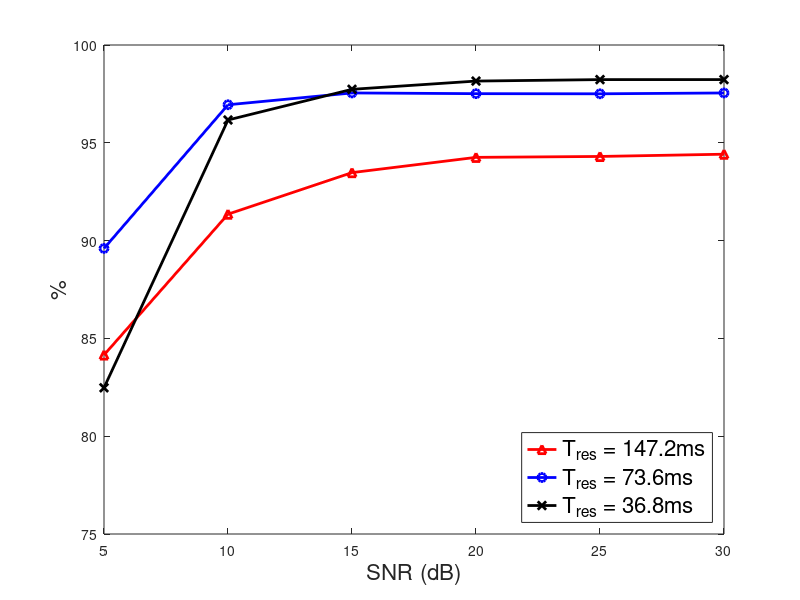
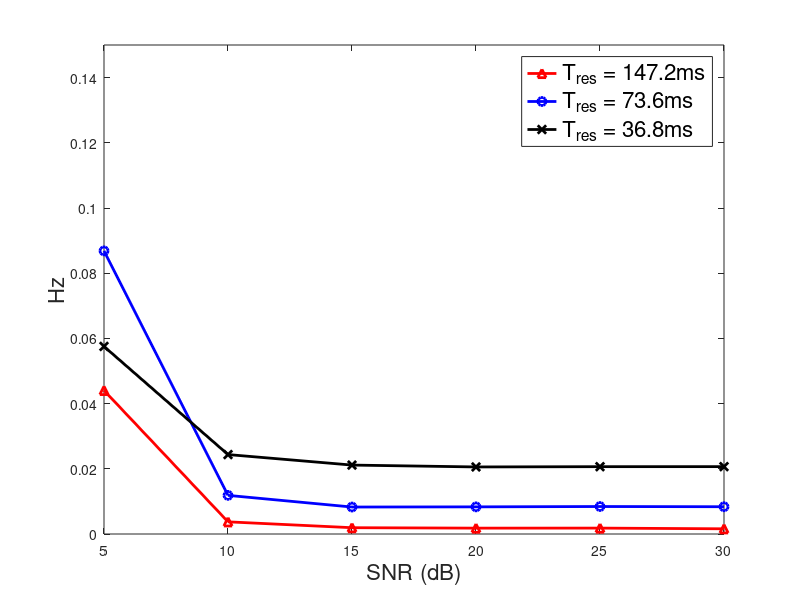
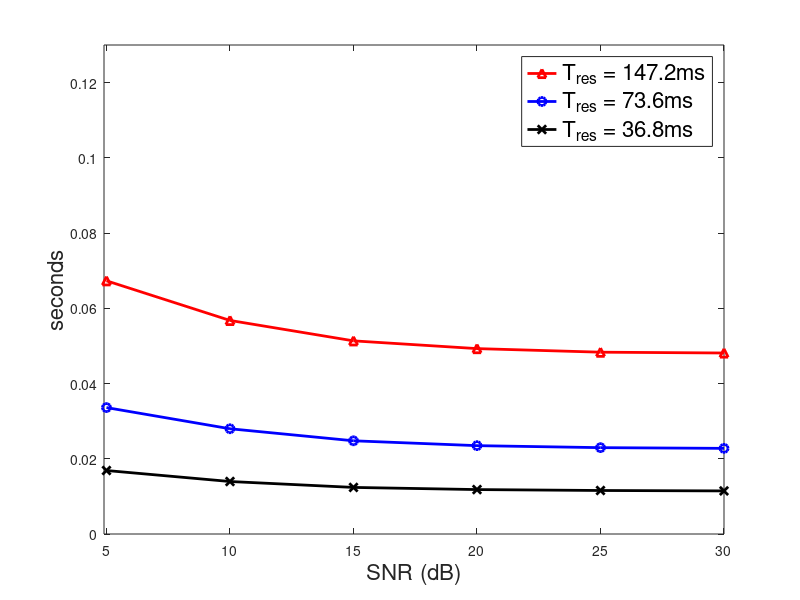

Source code (MATLAB) for these figures, in order:
% -------------------------------------------------------------------------
% Communications and Signal Processing Group
% Department of Electrical and Electronic Engineering
% Imperial College London, 2012
%
% Supervisor  : Dr Pier Luigi Dragotti
% Author      : Jon Onativia
%
% File        : fig9.m
% -------------------------------------------------------------------------
% Figure 9 of the journal paper. Plot the results of the performance tests
% with surrogate data.


load('data/thousand_spikes_lambda_049.mat', 'sp')
len = sp(end)-sp(1);

load('results/surrogate_Ts_1472e-4_its_100.mat', 'SNRs', 'success_rates', 'false_pos', 'std_locs');
SNR_1472  = SNRs;
succ_rate_1472 = mean(success_rates);
fp_1472        = mean(false_pos) / len;
rmse_1472 = mean(std_locs);
load('results/surrogate_Ts_736e-4_its_100.mat', 'SNRs', 'success_rates', 'false_pos', 'std_locs');
SNR_736       = SNRs;
succ_rate_736 = mean(success_rates);
fp_736        = mean(false_pos) / len;
rmse_736      = mean(std_locs);
load('results/surrogate_Ts_368e-4_its_100.mat', 'SNRs', 'success_rates', 'false_pos', 'std_locs');
SNR_368       = SNRs;
succ_rate_368 = mean(success_rates);
fp_368        = mean(false_pos) / len;
rmse_368      = mean(std_locs);

line_width = 2;
font_size  = 16;

figure
set(gcf, 'Position', [50 50 320 240])
plot(SNR_1472, succ_rate_1472, '-^r', 'LineWidth', line_width)
hold on
plot(SNR_736, succ_rate_736, '-ob', 'LineWidth', line_width)
plot(SNR_368, succ_rate_368, '-xk', 'LineWidth', line_width)
axis([SNR_1472(1) SNR_1472(end) 75 100])
hdl = xlabel('SNR (dB)');
set(hdl, 'FontSize', font_size)
hdl = ylabel('%');
set(hdl, 'FontSize', font_size)
hdl = legend('T_{res} = 147.2ms', ...
    'T_{res} = 73.6ms', ...
    'T_{res} = 36.8ms', ...
    'Location', 'SouthEast');
set(hdl, 'FontSize', font_size)
% hdl = title('Success rate');
% set(hdl, 'FontSize', font_size)

figure
set(gcf, 'Position', [450 50 320 240])
plot(SNR_1472, fp_1472, '-^r', 'LineWidth', line_width)
hold on
plot(SNR_736, fp_736, '-ob', 'LineWidth', line_width)
plot(SNR_368, fp_368, '-xk', 'LineWidth', line_width) 
axis([SNR_1472(1) SNR_1472(end) 0 .15])
hdl = xlabel('SNR (dB)');
set(hdl, 'FontSize', font_size)
hdl = ylabel('Hz');
set(hdl, 'FontSize', font_size)
hdl = legend('T_{res} = 147.2ms', ...
    'T_{res} = 73.6ms', ...
    'T_{res} = 36.8ms', ...
    'Location', 'NorthEast');
set(hdl, 'FontSize', font_size)
% hdl = title('False positives');
% set(hdl, 'FontSize', font_size)

figure
set(gcf, 'Position', [850 50 320 240])
plot(SNR_1472, rmse_1472, '-^r', 'LineWidth', line_width)
hold on
plot(SNR_736, rmse_736, '-ob', 'LineWidth', line_width)
plot(SNR_368, rmse_368, '-xk', 'LineWidth', line_width)
axis([SNR_1472(1)-.1 SNR_1472(end) 0 .13])
hdl = xlabel('SNR (dB)');
set(hdl, 'FontSize', font_size)
hdl = legend('T_{res} = 147.2ms', ...
    'T_{res} = 73.6ms', ...
    'T_{res} = 36.8ms', ...
    'Location', 'NorthEast');
set(hdl, 'FontSize', font_size)
hdl = ylabel('seconds');
set(hdl, 'FontSize', font_size)
% hdl = title('Locations precision - standard deviation');
% set(hdl, 'FontSize', font_size)
